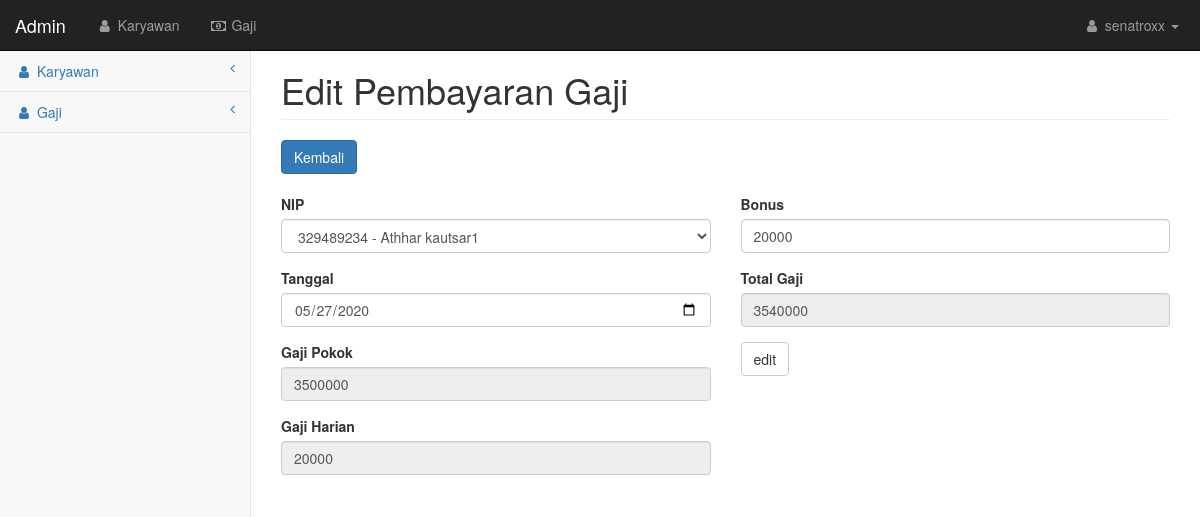
Page /admin/editGaji.php?id=1 (signed in) on the committed database.
### tables this page shows
CREATE TABLE `tbl_gaji` (
  `id` int(11) NOT NULL,
  `nip` int(32) NOT NULL,
  `tanggal` date NOT NULL,
  `gaji_pokok` int(14) NOT NULL,
  `gaji_harian` int(14) NOT NULL,
  `bonus` int(14) NOT NULL,
  `total` int(20) NOT NULL
);

CREATE TABLE `tbl_karyawan` (
  `nip` int(32) NOT NULL,
  `password` varchar(32) NOT NULL,
  `nama` varchar(64) NOT NULL,
  `tanggal_lahir` date NOT NULL,
  `nohp` varchar(16) NOT NULL,
  `alamat` text NOT NULL
);

### admin/editGaji.php (the view, shortened to what this page needs)
<?php
include '../config/koneksi.php';
$id = $_GET['id'];
$data = mysqli_query($koneksi, "SELECT * FROM tbl_gaji WHERE id='$id'");
$d = mysqli_fetch_array($data);
?>
<!DOCTYPE html>
<html lang="en">
    <head>
        <link href="../css/bootstrap.min.css" rel="stylesheet">
        <link href="../css/metisMenu.min.css" rel="stylesheet">
        <link href="../css/startmin.css" rel="stylesheet">
        <link href="../css/font-awesome.min.css" rel="stylesheet" type="text/css">
    </head>
    <body>
        <div id="wrapper">
            <nav class="navbar navbar-inverse navbar-fixed-top" role="navigation">
                <div class="navbar-header">
                    <a class="navbar-brand" href="index.php">Admin</a>
                </div>
                <ul class="nav navbar-nav navbar-left navbar-top-links">
                    <li><a href="index.php"><i class="fa fa-user fa-fw"></i> Karyawan</a></li>
                    <li><a href="gaji.php"><i class="fa fa-money fa-fw"></i> Gaji</a></li>
                </ul>
                <ul class="nav navbar-right navbar-top-links">
                    <li class="dropdown">
                        <a class="dropdown-toggle" data-toggle="dropdown" href="#">
                            <i class="fa fa-user fa-fw"></i> <?= $_SESSION['data']['username'] ?> <b class="caret"></b>
                        </a>
                    </li>
                </ul>
                <div class="navbar-default sidebar" role="navigation">
                    <div class="sidebar-nav navbar-collapse">
                        <ul class="nav" id="side-menu">
                            <li>
                                <a href="index.php"><i class="fa fa-user fa-fw"></i> Karyawan<span class="fa arrow"></span></a>
                            </li>
                            <li>
                                <a href="gaji.php"><i class="fa fa-user fa-fw"></i> Gaji<span class="fa arrow"></span></a>
                            </li>
                        </ul>
                    </div>
                </div>
            </nav>
            <div id="page-wrapper">
                <div class="container-fluid">
                    <div class="row">
                        <div class="col-lg-12">
                            <h1 class="page-header">Edit Pembayaran Gaji</h1>
                            <a class="btn btn-primary" style="margin-bottom:20px" href="gaji.php">Kembali</a>
                        </div>
                    </div>
                    <div class="row">
                    <form action="updateGaji.php" method="post">
                        <div class="col-lg-6">
                            <div class="form-group">
                                <label for="nip">NIP</label>
                                <select class="form-control" name="nip" id="selectauto" onchange="auto()">
                                    <?php $karyawan = mysqli_query($koneksi, "SELECT * FROM tbl_karyawan");
                                    foreach($karyawan as $kar){
                                    ?>
                                    <option value="<?= $kar['nip'] ?>" <?php if ($kar['nip'] == $d['nip']) { echo "selected"; } ?>><?= $kar['nip']." - ".$kar['nama'] ?></option>
                                    <?php } ?>
                                </select>
                            </div>
                            <div class="form-group">
                                <label for="tanggal">Tanggal</label>
                                <input class="form-control" value="<?php echo $d['tanggal'] ?>" type="date" name="tanggal" id="">
                            </div>
                            <div class="form-group">
                                <label for="gajiPokok">Gaji Pokok</label>
                                <input class="form-control" type="text" readonly value="<?= $d['gaji_pokok'] ?>" name="gajiPokok" id="gajiPokok">
                            </div>
                            <div class="form-group">
                                <label for="gajiHarian">Gaji Harian</label>
                                <input class="form-control" type="number" readonly value="<?= $d['gaji_harian'] ?>" name="gajiHarian" id="gajiHarian">
                            </div>
                        </div>
                        <div class="col-lg-6">
                            <div class="form-group">
                                <label for="bonus">Bonus</label>
                                <input type="number" class="form-control" name="bonus" id="bonus" value="<?= $d['bonus'] ?>" name="bonus" onkeyup="auto2()" value="0">
                            </div>
                            <div class="form-group">
                                <label for="totalGaji">Total Gaji</label>
                                <input class="form-control" type="number" name="totalGaji" id="totalGaji" value="<?= $d['total'] ?>" name="totalGaji" readonly>
                            </div>
                            <input class="btn btn-default" type="submit" value="edit">
                        </div>
                    </form>
                    </div>
                </div>
            </div>
        </div>
    </body>
</html>

### css/startmin.css (style rules this page uses)
body { background-color: #f8f8f8; }
#wrapper { width: 100%; }
#page-wrapper { padding-top: 30px; min-height: 568px; background-color: #fff; }
@media (min-width:768px) { #page-wrapper { position: inherit; margin-left: 250px; padding: 30px 15px 0 15px; border-left: 1px solid #e7e7e7; } }
.navbar-header { float: left; }
.navbar-left { float: left; }
.navbar-right { text-align: right; }
.navbar-top-links { margin: 0; }
.navbar-top-links li { display: inline-block; }
.navbar-top-links li:last-child { margin-right: 6px; }
.navbar-top-links li a { padding: 15px; min-height: 50px; }
.navbar-top-links>li>a { color: #999; }
.sidebar .sidebar-nav.navbar-collapse { padding-right: 0; padding-left: 0; }
.sidebar ul li { border-bottom: 1px solid #e7e7e7; }
.sidebar .arrow { float: right; }
.sidebar .fa.arrow:before { content: "\f104"; }
@media (min-width:768px) { .sidebar { z-index: 1; position: absolute; width: 250px; margin-top: 51px; } }

### rows in the picture
tbl_gaji: nip "329489234 - Athhar kautsar1", tanggal "05/27/2020", gajiPokok "3500000", gajiHarian "20000", bonus "20000", totalGaji "3540000"

### other values in the picture
$_SESSION['data']['username'] "senatroxx"
